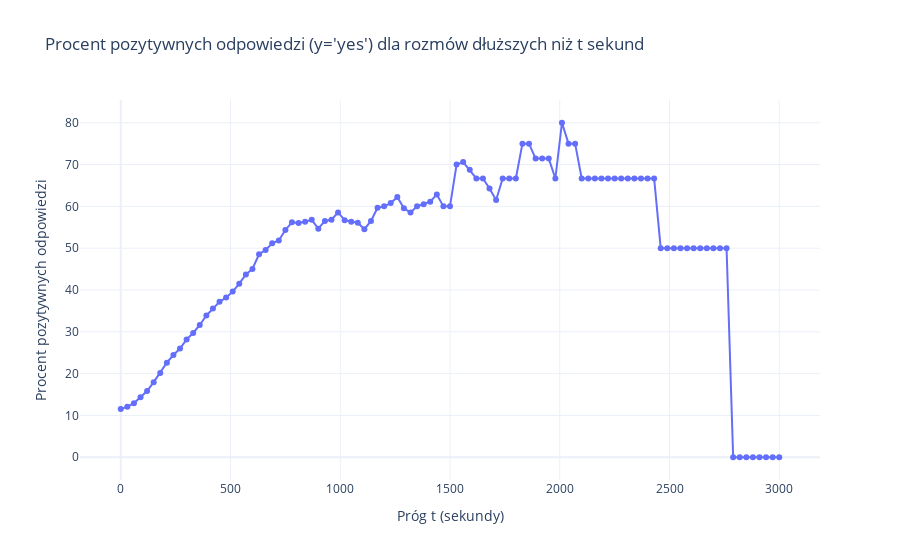

Source (notebook cell):
### Code cell
time = []
success = []

for t in range(0, bank_data['duration'].max(), 30):
    data = bank_data[bank_data['duration'] > t]

    total = len(data)

    if total == 0:
        continue

    positives = len(data[data['y'] == 'yes'])
    ratio = positives / total * 100  # procent pozytywnych


    time.append(t)
    success.append(ratio)

# Wykres
fig = px.line(
    x=time,
    y=success,
    labels={"x": "Próg t (sekundy)", "y": "Procent pozytywnych odpowiedzi"},
    title="Procent pozytywnych odpowiedzi (y='yes') dla rozmów dłuższych niż t sekund",
    markers=True,
    template="plotly_white"
)

fig.show()

### Figure 1 — Plotly figure (JSON) as saved in the notebook; plotly's stock layout.template omitted (floating-point values rounded to 4 significant figures)
{"data": [{"hovertemplate": "Próg t (sekundy)=%{x}<br>Procent pozytywnych odpowiedzi=%{y}<extra></extra>", "legendgroup": "", "line": {"color": "#636efa", "dash": "solid"}, "marker": {"symbol": "circle"}, "mode": "lines+markers", "name": "", "orientation": "v", "showlegend": false, "type": "scatter", "x": [0, 30, 60, 90, 120, 150, 180, 210, 240, 270, 300, 330, 360, 390, 420, 450, 480, 510, 540, 570, 600, 630, 660, 690, 720, 750, 780, 810, 840, 870, 900, 930, 960, 990, 1020, 1050, 1080, 1110, 1140, 1170, 1200, 1230, 1260, 1290, 1320, 1350, 1380, 1410, 1440, 1470, 1500, 1530, 1560, 1590, 1620, 1650, 1680, 1710, 1740, 1770, 1800, 1830, 1860, 1890, 1920, 1950, 1980, 2010, 2040, 2070, 2100, 2130, 2160, 2190, 2220, 2250, 2280, 2310, 2340, 2370, 2400, 2430, 2460, 2490, 2520, 2550, 2580, 2610, 2640, 2670, 2700, 2730, 2760, 2790, 2820, 2850, 2880, 2910, 2940, 2970, 3000], "xaxis": "x", "y": [11.52, 12.1, 12.91, 14.37, 15.85, 17.96, 20.14, 22.61, 24.45, 26.01, 28.19, 29.72, 31.63, 33.91, 35.55, 37.18, 38.19, 39.61, 41.51, 43.72, 45.02, 48.56, 49.55, 51.16, 51.84, 54.36, 56.19, 56.02, 56.32, 56.79, 54.67, 56.52, 56.8, 58.56, 56.7, 56.32, 56.1, 54.55, 56.52, 59.68, 60.0, 60.78, 62.22, 59.52, 58.54, 60.0, 60.53, 61.11, 62.86, 60.0, 60.0, 70.0, 70.59, 68.75, 66.67, 66.67, 64.29, 61.54, 66.67, 66.67, 66.67, 75.0, 75.0, 71.43, 71.43, 71.43, 66.67, 80.0, 75.0, 75.0, 66.67, 66.67, 66.67, 66.67, 66.67, 66.67, 66.67, 66.67, 66.67, 66.67, 66.67, 66.67, 50.0, 50.0, 50.0, 50.0, 50.0, 50.0, 50.0, 50.0, 50.0, 50.0, 50.0, 0.0, 0.0, 0.0, 0.0, 0.0, 0.0, 0.0, 0.0], "yaxis": "y"}], "layout": {"legend": {"tracegroupgap": 0}, "title": {"text": "Procent pozytywnych odpowiedzi (y='yes') dla rozmów dłuższych niż t sekund"}, "xaxis": {"anchor": "y", "domain": [0, 1], "title": {"text": "Próg t (sekundy)"}}, "yaxis": {"anchor": "x", "domain": [0, 1], "title": {"text": "Procent pozytywnych odpowiedzi"}}}}
